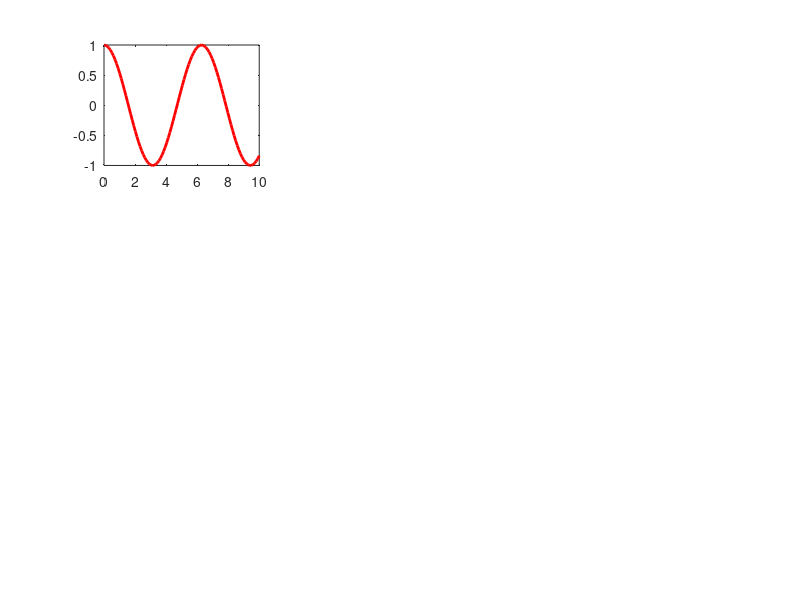

Reproduce this figure in MATLAB. (Note: this script raises an error after producing the figure.)
e= linspace(0,10);
f1 =cos(e);
f2= sin(e);
f3 = e.^2+2*e;
f4= log10(e);
f5= log10(e);
f6 = e.^2+2*e;



subplot(3, 3, 1)
plot(e ,f1, 'r','linewidth',2)
Xlabel('e')
Ylabel('cos (e)')
subplot(3,3,2)
plot(e, f2, 'b','linewidth',2)


x = linspace(0 , 2*pi);
y1 = cos(x)
y2 =sin(x)
plot(x , y1, 'r', x , y2 , 'b' , 'linewidth',2)
text(3, .6,'\alpha_1+ \beta^2+ a_3^4', 'FontSize',14,'color','b')

title('adding text with greel letters, suscripts and super scripts')